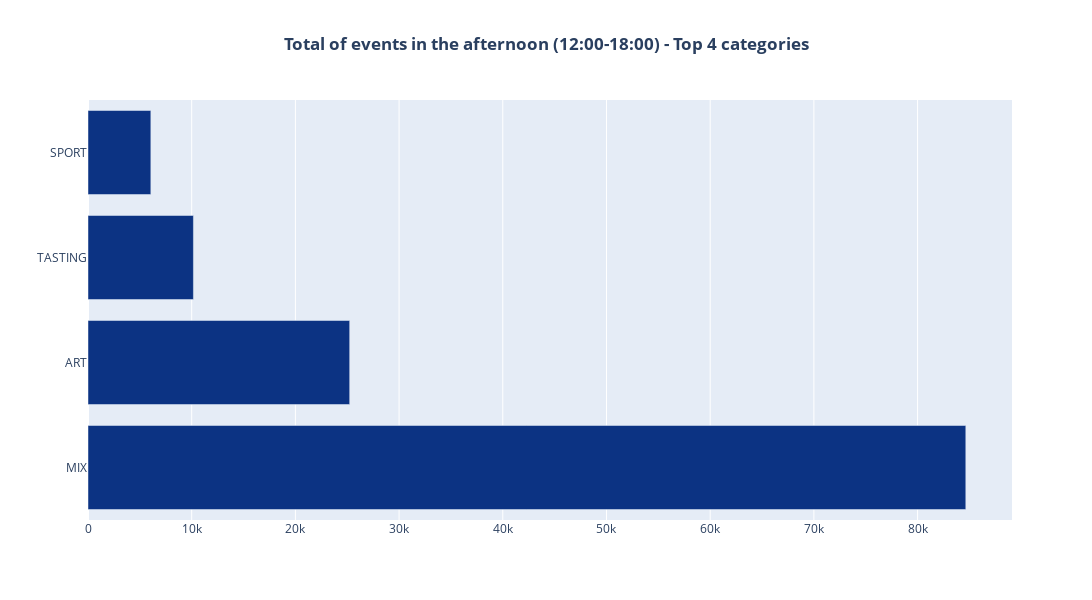

Notebook source saved alongside this figure:
### Code cell
# TOTAL EVENTOS EN LA FRANJA 'AFTERNOON' (TOP 4 EVENT CATEGORY)

events_afternoon = events[events['time_slot'] == 'afternoon']                                                                   # Filtrar eventos que ocurren en la franja de tarde
event_category_counts = events_afternoon['event_category'].value_counts()                                                       # Contar la cantidad de cada 'event_category' en la franja de tarde
top_categories = event_category_counts.head(4).index                                                                            # Seleccionar las 4 categorías principales
events_afternoon_top_categories = events_afternoon[events_afternoon['event_category'].isin(top_categories)]                     # Filtrar el DataFrame para incluir solo las 4 categorías principales
event_category_counts_top = events_afternoon_top_categories['event_category'].value_counts().sort_values(ascending=False)       # Contar la cantidad de eventos por categoría en las 4 categorías principales

# Crear el gráfico de barras horizontales
fig = px.bar(event_category_counts_top, 
             x=event_category_counts_top.values, 
             y=event_category_counts_top.index, 
             orientation='h',
             title='Total of events in the afternoon (12:00-18:00) - Top 4 categories',
             labels={'x': 'Total of events', 'y': 'Event category'},
             color_discrete_sequence=px.colors.diverging.Portland)


fig.update_layout(width=1200, height=600,                                                                                       # Ajustar el tamaño de la figura
                    title_text='<b>Total of events in the afternoon (12:00-18:00) - Top 4 categories</b>', title_x=0.5,         # Centrar el título y ponerlo en negrita
                    xaxis_title='', yaxis_title='')                                                                             # Ocultar los nombres de los ejes

# Mostrar el gráfico
fig.show()

### Figure 1 — Plotly figure (JSON) as saved in the notebook; plotly's stock layout.template omitted (floating-point values rounded to 4 significant figures)
{"data": [{"alignmentgroup": "True", "hovertemplate": "Total of events=%{x}<br>event_category=%{y}<extra></extra>", "legendgroup": "", "marker": {"color": "rgb(12,51,131)", "pattern": {"shape": ""}}, "name": "", "offsetgroup": "", "orientation": "h", "showlegend": false, "textposition": "auto", "type": "bar", "x": [84650, 25235, 10165, 6060], "xaxis": "x", "y": ["MIX", "ART", "TASTING", "SPORT"], "yaxis": "y"}], "layout": {"barmode": "relative", "height": 600, "legend": {"tracegroupgap": 0}, "title": {"text": "<b>Total of events in the afternoon (12:00-18:00) - Top 4 categories</b>", "x": 0.5}, "width": 1200, "xaxis": {"anchor": "y", "domain": [0, 1], "title": {"text": ""}}, "yaxis": {"anchor": "x", "domain": [0, 1], "title": {"text": ""}}}}
